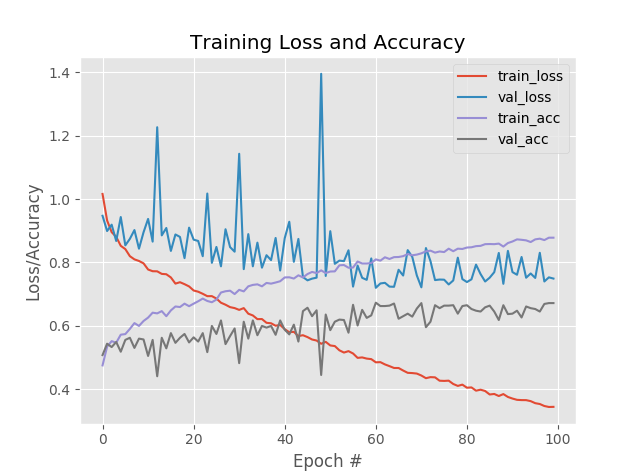

Write the Python code that produced this figure.
from sklearn.preprocessing import LabelBinarizer
from sklearn.model_selection import train_test_split
from sklearn.metrics import classification_report
from utilities.preprocessing import SimplePreprocessor
from utilities.preprocessing import ImageToArrayPreprocessor
from utilities.datasets import SimpleDatasetLoader
from utilities.nn.cnn import ShallowNet
from keras.optimizers import SGD
from imutils import paths
import matplotlib.pyplot as plt
import numpy as np
import argparse


# Construct the argument parser and parse the arguments
ap = argparse.ArgumentParser()
ap.add_argument('-d', '--dataset', required=True,
                help='Path to input dataset')
args = vars(ap.parse_args())

# Grab the list of images
print('[INFO]: Loading images....')
image_paths = list(paths.list_images(args['dataset']))

# Initialize the preprocessors
sp = SimplePreprocessor(32, 32)
itap = ImageToArrayPreprocessor()

# Load the dataset and scale the raw pixel intensities to the range [0, 1]
sdl = SimpleDatasetLoader(preprocessors=[sp, itap])
(data, labels) = sdl.load(image_paths, verbose=500)
data = data.astype('float') / 255.0

# Split the data into training data (75%) and testing data (25%)
(train_x, test_x, train_y, test_y) = train_test_split(data, labels, test_size=0.25, random_state=42)

# Convert the labels from integers to vectors
train_y = LabelBinarizer().fit_transform(train_y)
test_y = LabelBinarizer().fit_transform(test_y)

# Initialize the optimizer and model
print('[INFO]: Compiling model....')
optimizer = SGD(lr=0.005)
model = ShallowNet.build(width=32, height=32, depth=3, classes=3)
model.compile(loss='categorical_crossentropy', optimizer=optimizer, metrics=['accuracy'])

# Train the network
print('[INFO]: Training the network....')
H = model.fit(train_x, train_y, validation_data=(test_x, test_y), batch_size=32, epochs=100, verbose=1)

# Test the network
print('[INFO]: Evaluating the network....')
predictions = model.predict(test_x, batch_size=32)
print(classification_report(test_y.argmax(axis=1), predictions.argmax(axis=1), target_names=['cat', 'dog', 'panda']))

# Plot the training loss and accuracy
plt.style.use('ggplot')
plt.figure()
plt.plot(np.arange(0, 100), H.history['loss'], label='train_loss')
plt.plot(np.arange(0, 100), H.history['val_loss'], label='val_loss')
plt.plot(np.arange(0, 100), H.history['acc'], label='train_acc')
plt.plot(np.arange(0, 100), H.history['val_acc'], label='val_acc')
plt.title('Training Loss and Accuracy')
plt.xlabel('Epoch #')
plt.ylabel('Loss/Accuracy')
plt.legend()
plt.show()
